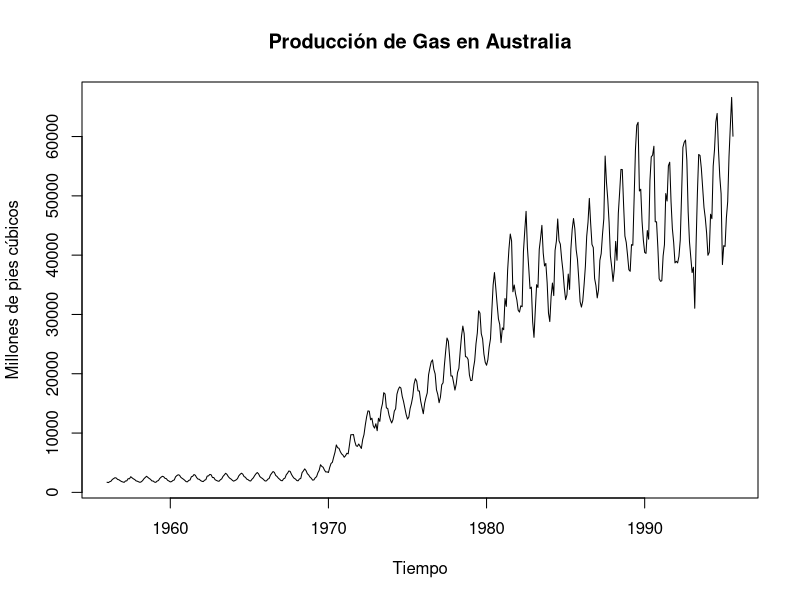
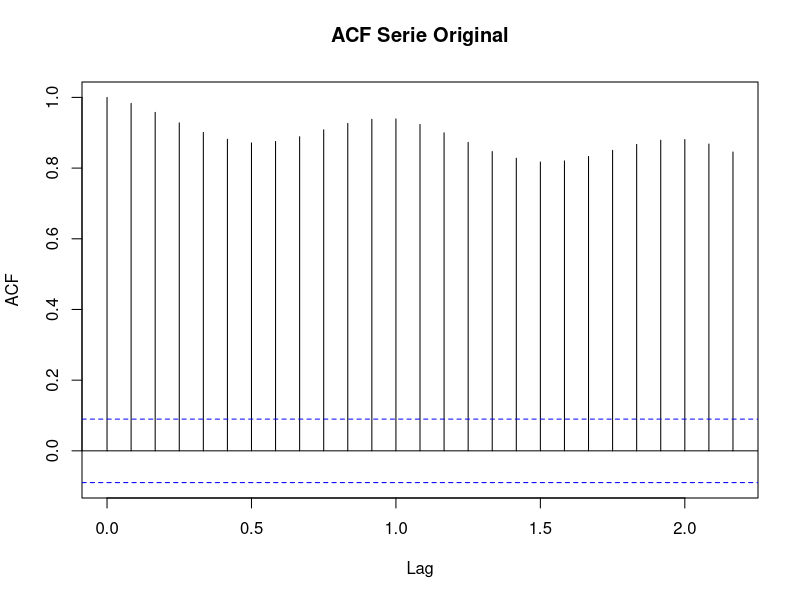
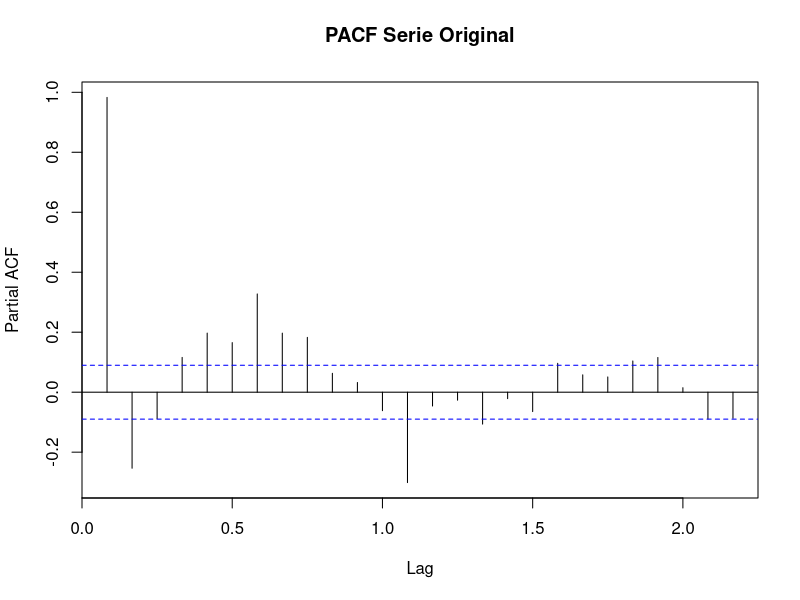
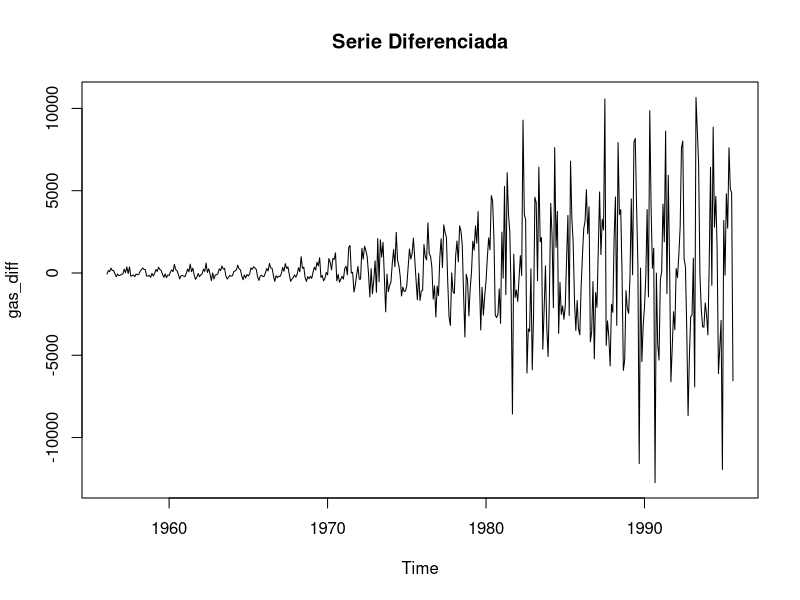
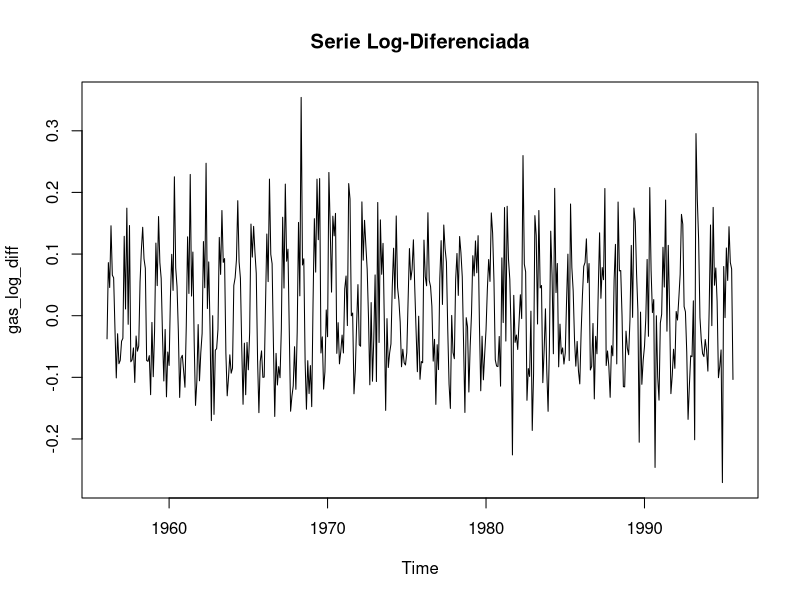
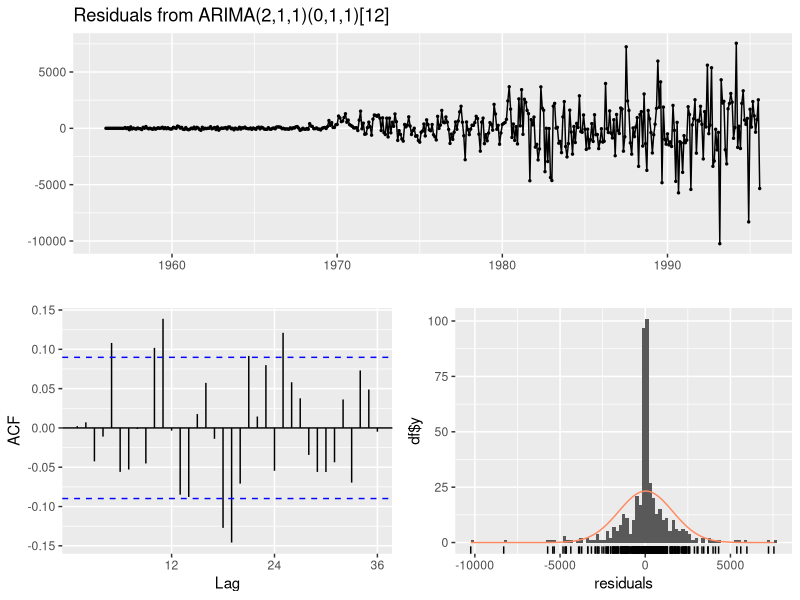
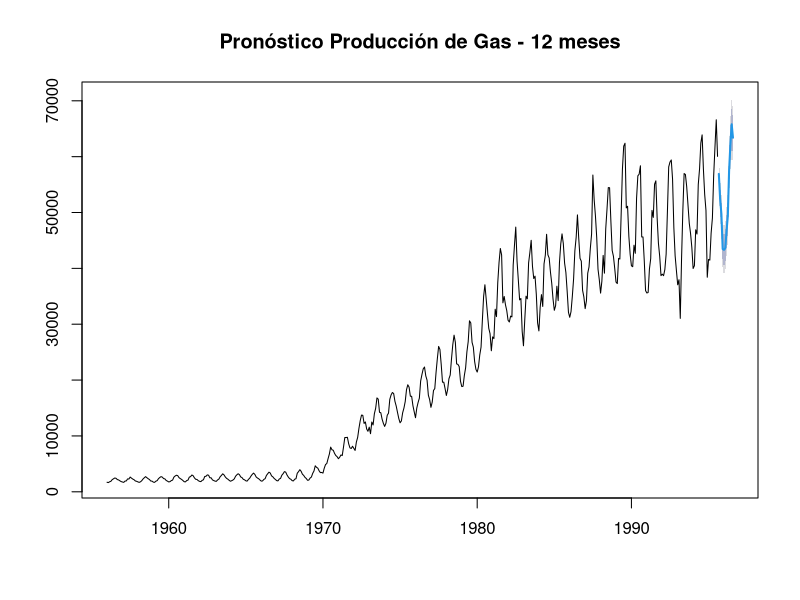
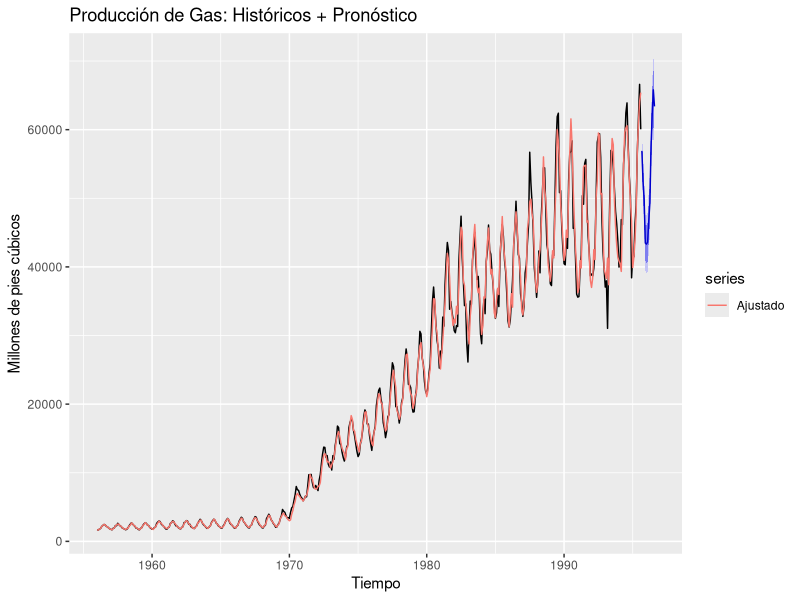

Generate these figures, in order, with R:
#1. Configurar el entorno de trabajo
install.packages("forecast")
install.packages("tseries")
install.packages("ggplot2")  

library(forecast)
library(tseries)
library(ggplot2)

data(gas)

#2. Explorar los datos

str(gas)
frequency(gas)
summary(gas)

plot(gas, main="Producción de Gas en Australia", ylab="Millones de pies cúbicos", xlab="Tiempo")

#3. Transformar la serie temporal

## 3.1. Comprobamos si es estacionaria con el Test Augmented Dickey-Fuller
adf.test(gas)
### Con un p valor de 0,2764>0,05 no es estacionaria
acf(gas, main="ACF Serie Original")
pacf(gas, main="PACF Serie Original")
### 3.2. Como la serie no es estacionaria, aplicamos una diferenciación eliminando la  
### tendencia o estacionalidad
gas_diff <- diff(gas)
plot(gas_diff, main="Serie Diferenciada")
### Observamos graficamente que la serie diferenciada no tiene varianza constante
gas_log <- log(gas)
gas_log_diff <- diff(gas_log)
plot(gas_log_diff, main="Serie Log-Diferenciada")
adf.test(gas_log_diff)
### Esta nueva serie si es estacionaria y por lo tanto podemos aplicar ARIMA

#4. Ajustar un modelo ARIMA

###Buscamos los parametros optimos (p,d,q) del metodo ARIMA
arima_model <- auto.arima(gas)
summary(arima_model)
###Comprobamos las métricas AIC y BIC
arima_model$aic
arima_model$bic
### Revisamos los residuales del modelo
checkresiduals(arima_model)  

# 5. Predicciones del modelo

forecasted <- forecast(arima_model, h=12)

plot(forecasted, main="Pronóstico Producción de Gas - 12 meses")
# Visualización con ggplot2
autoplot(forecasted) + autolayer(fitted(arima_model), series="Ajustado") +
  ggtitle("Producción de Gas: Históricos + Pronóstico") +
  ylab("Millones de pies cúbicos") + xlab("Tiempo")


#6. Evaluación del modelo

fitted_values <- fitted(arima_model)
###Métrica RMSE
rmse <- sqrt(mean((gas - fitted_values)^2))
###Métrica MAE
mae <- mean(abs(gas - fitted_values))

rmse
mae
